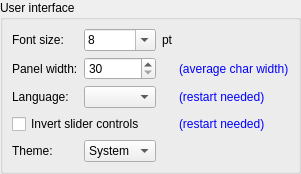
           <widget class="QWidget" name="pageUserInterface">
            <layout class="QVBoxLayout" name="verticalLayout_20">
             <property name="leftMargin">
              <number>0</number>
             </property>
             <property name="topMargin">
              <number>0</number>
             </property>
             <property name="rightMargin">
              <number>0</number>
             </property>
             <property name="bottomMargin">
              <number>0</number>
             </property>
             <item>
              <widget class="QGroupBox" name="groupBox">
               <property name="title">
                <string>User interface</string>
               </property>
               <layout class="QVBoxLayout" name="verticalLayout_9">
                <item>
                 <layout class="QGridLayout" name="gridLayout_3">
                  <item row="0" column="3">
                   <spacer name="horizontalSpacer_2">
                    <property name="orientation">
                     <enum>Qt::Horizontal</enum>
                    </property>
                    <property name="sizeHint" stdset="0">
                     <size>
                      <width>40</width>
                      <height>20</height>
                     </size>
                    </property>
                   </spacer>
                  </item>
                  <item row="1" column="0">
                   <widget class="QLabel" name="lblFontSize_2">
                    <property name="text">
                     <string>Panel width:</string>
                    </property>
                   </widget>
                  </item>
                  <item row="0" column="0">
                   <widget class="QLabel" name="lblFontSize">
                    <property name="text">
                     <string>Font size:</string>
                    </property>
                   </widget>
                  </item>
                  <item row="1" column="3">
                   <widget class="QLabel" name="label_33">
                    <property name="styleSheet">
                     <string notr="true">color: blue;</string>
                    </property>
                    <property name="text">
                     <string>(average char width)</string>
                    </property>
                   </widget>
                  </item>
                  <item row="0" column="1">
                   <widget class="QComboBox" name="cboFontSize">
                    <property name="sizePolicy">
                     <sizepolicy hsizetype="Preferred" vsizetype="Fixed">
                      <horstretch>0</horstretch>
                      <verstretch>0</verstretch>
                     </sizepolicy>
                    </property>
                    <property name="editable">
                     <bool>true</bool>
                    </property>
                    <property name="currentText">
                     <string>8</string>
                    </property>
                    <property name="maxCount">
                     <number>10</number>
                    </property>
                    <property name="minimumContentsLength">
                     <number>1</number>
                    </property>
                    <item>
                     <property name="text">
                      <string>8</string>
                     </property>
                    </item>
                    <item>
                     <property name="text">
                      <string>9</string>
                     </property>
                    </item>
                    <item>
                     <property name="text">
                      <string>10</string>
                     </property>
                    </item>
                    <item>
                     <property name="text">
                      <string>11</string>
                     </property>
                    </item>
                    <item>
                     <property name="text">
                      <string>12</string>
                     </property>
                    </item>
                   </widget>
                  </item>
                  <item row="0" column="2">
                   <widget class="QLabel" name="label_30">
                    <property name="text">
                     <string>pt</string>
                    </property>
                   </widget>
                  </item>
                  <item row="1" column="1">
                   <widget class="QSpinBox" name="txtPanelWidth">
                    <property name="minimum">
                     <number>30</number>
                    </property>
                    <property name="maximum">
                     <number>60</number>
                    </property>
                   </widget>
                  </item>
                  <item row="3" column="0" colspan="2">
                   <widget class="QCheckBox" name="chkInvertedSliderControls">
                    <property name="text">
                     <string>Invert slider controls</string>
                    </property>
                   </widget>
                  </item>
                  <item row="2" column="0">
                   <widget class="QLabel" name="lblLanguage">
                    <property name="text">
                     <string>Language:</string>
                    </property>
                   </widget>
                  </item>
                  <item row="2" column="1">
                   <widget class="QComboBox" name="cboLanguage">
                    <property name="sizePolicy">
                     <sizepolicy hsizetype="Preferred" vsizetype="Fixed">
                      <horstretch>0</horstretch>
                      <verstretch>0</verstretch>
                     </sizepolicy>
                    </property>
                    <property name="editable">
                     <bool>false</bool>
                    </property>
                    <property name="maxCount">
                     <number>10</number>
                    </property>
                   </widget>
                  </item>
                  <item row="2" column="3">
                   <widget class="QLabel" name="label_31">
                    <property name="styleSheet">
                     <string notr="true">color: blue;</string>
                    </property>
                    <property name="text">
                     <string>(restart needed)</string>
                    </property>
                   </widget>
                  </item>
                  <item row="3" column="3">
                   <widget class="QLabel" name="label_38">
                    <property name="styleSheet">
                     <string notr="true">color: blue;</string>
                    </property>
                    <property name="text">
                     <string>(restart needed)</string>
                    </property>
                   </widget>
                  </item>
                  <item row="4" column="0">
                   <widget class="QLabel" name="lblTheme">
                    <property name="text">
                     <string>Theme:</string>
                    </property>
                   </widget>
                  </item>
                  <item row="4" column="1">
                   <widget class="QComboBox" name="cboTheme">
                    <property name="sizePolicy">
                     <sizepolicy hsizetype="Preferred" vsizetype="Fixed">
                      <horstretch>0</horstretch>
                      <verstretch>0</verstretch>
                     </sizepolicy>
                    </property>
                    <property name="editable">
                     <bool>false</bool>
                    </property>
                    <item>
                     <property name="text">
                      <string>System</string>
                     </property>
                    </item>
                    <item>
                     <property name="text">
                      <string>Light</string>
                     </property>
                    </item>
                    <item>
                     <property name="text">
                      <string>Dark</string>
                     </property>
                    </item>
                   </widget>
                  </item>
                 </layout>
                </item>
               </layout>
              </widget>
             </item>
             <item>
              <spacer name="verticalSpacer_11">
               <property name="orientation">
                <enum>Qt::Vertical</enum>
               </property>
               <property name="sizeHint" stdset="0">
                <size>
                 <width>0</width>
                 <height>0</height>
                </size>
               </property>
              </spacer>
             </item>
            </layout>
           </widget>
